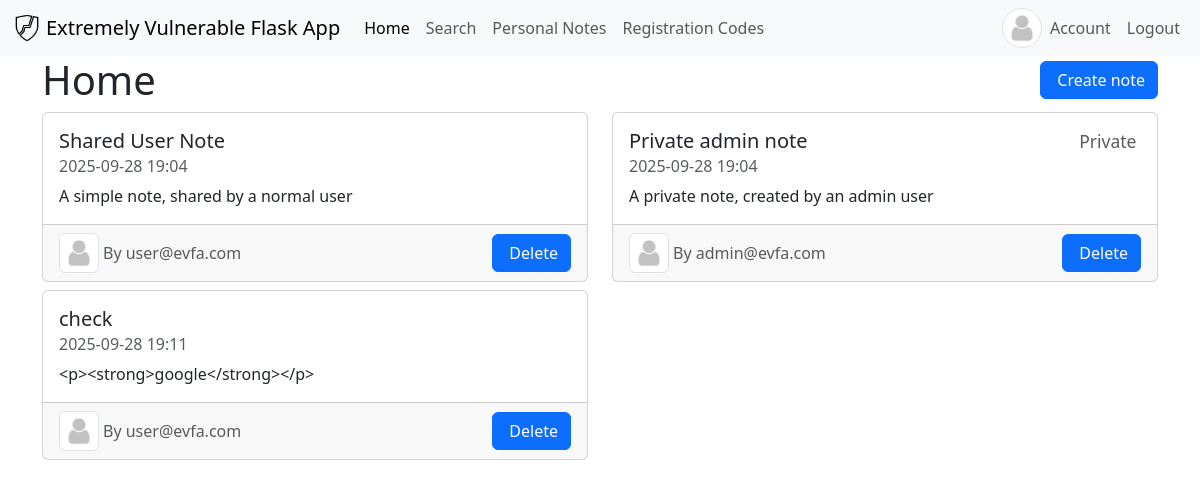
Screenshot of /home (signed in) with the database file from the repository.
### models/user.py (models this page shows, shortened)
class User(BaseModel, UserMixin):
    __tablename__ = "users"
    email = Column(String, unique=True, nullable=False)
    password = Column(String)
    notes = relationship("Note", backref="user")
    profile_image = Column(BLOB)
    is_admin = Column(Boolean, default=False)

### models/note.py (models this page shows)
@dataclass
class Note(BaseModel):
    __tablename__ = "notes"
    id: int
    created_at: str
    title: str
    text: str
    user_id: int
    private: bool
    title = Column(String, nullable=False)
    text = Column(Text, nullable=False)
    user_id = Column(Integer, ForeignKey("users.id"))
    private = Column(Boolean, default=False)

### routes/home.py (the view)
@app.route('/home')
@login_required
def home():
    return render_template('home.html',
                           notes=get_notes_for_user(current_user.id))

### routes/account.py (called while the page is built)
@app.before_request
def before_request():
    preferences = request.cookies.get('preferences')
    if preferences is None:
        preferences = default_preferences
    else:
        preferences = loads(b64decode(preferences))
    g.preferences = preferences

@app.after_request
def after_request(response: Response) -> Response:
    if request.cookies.get('preferences') is None:
        preferences = default_preferences
        response.set_cookie('preferences',
                            b64encode(dumps(preferences)).decode())
    return response

### routes/login.py (called while the page is built)
@login_manager.user_loader
def load_user(user_id: str) -> Union[User, None]:
    with Session() as session:
        return session.get(User, user_id)

### utils/notes.py (called while the page is built)
def get_notes_for_user(user_id: int) -> List[Note]:
    with Session(expire_on_commit=False) as session:
        return session.query(Note).filter(
            or_(Note.user_id == user_id,
                Note.private == False)).options(joinedload(Note.user)).all()  # pylint: disable=singleton-comparison

### templates/home.html (shortened to what this page needs)
{% extends "base.html" %} {% block content %} {% from 'bootstrap5/utils.html'
import render_icon %}
<div class="container">
  <div class="row">
    <div class="col">
      <div class="d-flex justify-content-between align-items-center">
        <h1>Home</h1>
        <button class="btn btn-primary mb-2 d-flex align-items-center" data-bs-toggle="modal"
          data-bs-target="#create_note_modal">
          {{ render_icon('file-earmark-plus') }}&nbsp;Create note
        </button>
      </div>
    </div>
  </div>
  <div class="row">
    {% for note in notes %}
    <div class="col col-12 col-md-6">
      <div class="card mb-2">
        <div class="card-body">
          <h5 class="card-title d-flex justify-content-between">
            <span>{{ note.title }}</span>{% if note.private %}
            <small class="text-muted d-flex align-items-center">
              Private&nbsp;{{render_icon('file-lock')}}
            </small>
            {% endif %}
          </h5>
          <h6 class="card-subtitle mb-2 text-muted">
            {{ note.created_at.strftime('%Y-%m-%d %H:%M') }}
          </h6>
          <p class="card-text">{{ note.text | safe }}</p>
        </div>
        <div class="card-footer text-muted d-flex justify-content-between align-items-center">
          <div class="d-flex align-items-center">
            <object width="40" height="40" class="rounded img-thumbnail d-flex"
              data="{{note.user.profile_image.decode() if note.user.profile_image else '/static/fallback.png'}}">
            </object>
            <span class="ms-1">By {{ note.user.email }}</span>
          </div>
          {% if note.user_id == current_user.id or current_user.is_admin %}
          <form method="post" action="/notes/{{note.id}}/delete">
            <button type="submit" class="btn btn-primary d-flex align-items-center">
              {{render_icon('trash')}}&nbsp;Delete
            </button>
          </form>
          {% endif %}
        </div>
      </div>
    </div>
    {% endfor %} {% include "partials/create_note_modal.html" %}
  </div>
</div>
{% endblock %} {% block scripts %} {{ ckeditor.load() }} {% endblock %}

### templates/base.html (shortened to what this page needs)
{% from 'bootstrap5/utils.html' import render_messages %}
{% from 'bootstrap5/nav.html' import render_nav_item %}
<!DOCTYPE html>
<html lang="en" data-bs-color-scheme="{{'dark' if g.preferences['mode'] == 'dark' else 'light'}}">
  <head>
    {% block head %}
    {% if g.preferences['mode'] == 'light' %}
    {{ bootstrap.load_css() }}
    {% else %}
    <link href="/static/bootstrap-night.min.css" rel="stylesheet">
    {% endif %}
    {% endblock %}
  </head>
  <body>
    <nav class="navbar navbar-expand-lg navbar-light bg-light">
      <div class="container-fluid">
        <a
          class="navbar-brand d-flex"
          href="/home">
          <img
            src="/static/icon{{'-dark' if g.preferences['mode'] == 'dark' else '' }}.png"
            alt="Extremely Vulnerable Flask App"
            width="30"
            height="30"
            class="d-inline-block align-text-top me-1" />
          Extremely Vulnerable Flask App
        </a>
        <div class="collapse navbar-collapse" id="navbarSupportedContent">
          <ul class="navbar-nav me-auto mb-2 mb-lg-0{% if current_user.is_authenticated %} flex-grow-1 justify-content-between {% endif %}">
            {% if current_user.is_authenticated %}
            <div class="d-flex flex-column flex-lg-row">
            {{ render_nav_item('home', 'Home') }}
            {{ render_nav_item('search', 'Search') }}
            {{ render_nav_item('get_personal_notes', 'Personal Notes', user_id=current_user.id) }}
            {% if current_user.is_admin %}
            {{ render_nav_item('registration_codes', 'Registration Codes') }}
            {% endif %}
            </div>
            <div class="d-flex flex-column flex-lg-row">
              <a href="/account">
                <object
                  width="40"
                  height="40"
                  class="rounded-circle img-thumbnail d-flex"
                  data="{{current_user.profile_image.decode() if current_user.profile_image else '/static/fallback.png'}}">
                </object>
              </a>
              {{ render_nav_item('account', 'Account') }}
              {{ render_nav_item('logout', 'Logout') }}
            </div>
            {% else %}
            {{ render_nav_item('login', 'Login') }}
            {{ render_nav_item('signup', 'Signup') }}
            {% endif%}
          </ul>
      </div>
    </nav>
    <main>
    {% block content %}{% endblock %}
    </main>
  </body>
</html>

### rows the page displays
User: id "Personal Notes"
Note: title "Shared User Note", created_at "2025-09-28 19:04", text "A simple note, shared by a normal user", user.email "user@evfa.com"
Note: title "Private admin note", created_at "2025-09-28 19:04", text "A private note, created by an admin user", user.email "admin@evfa.com"
Note: title "check", created_at "2025-09-28 19:11", text "<p><strong>google</strong></p>", user.email "user@evfa.com"

### other values shown
{{ render_nav_item('home', 'Home') }} "Home"
{{ render_nav_item('search', 'Search') }} "Search"
{{ render_nav_item('registration_codes', 'Registration Codes') }} "Registration Codes"
{{ render_nav_item('account', 'Account') }} "Account"
{{ render_nav_item('logout', 'Logout') }} "Logout"
